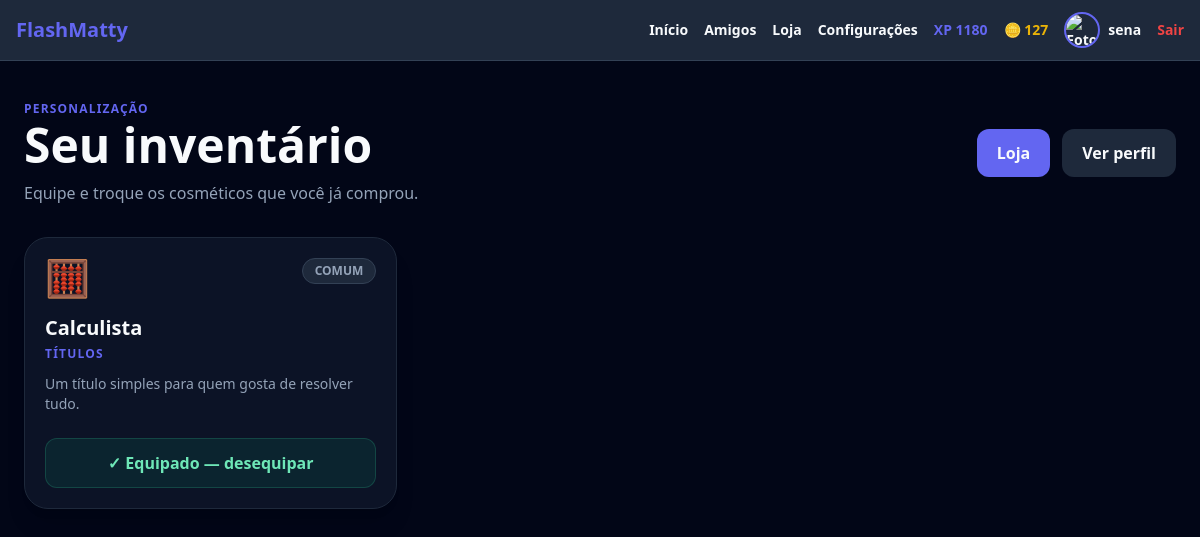
Screenshot of /loja/inventario (signed in) with the database file from the repository.
### models.py (models this page shows, shortened)
class Usuario(UserMixin, db.Model):
    __tablename__ = "usuario"
    id = db.Column(
        db.Integer,
        primary_key=True
    )
    nome = db.Column(
        db.String(80),
        nullable=False
    )
    username = db.Column(
        db.String(40),
        unique=True,
        nullable=False
    )
    senha = db.Column(
        db.String(255),
        nullable=False
    )
    xp = db.Column(
        db.Integer,
        nullable=False,
        default=0
    )
    moedas = db.Column(
        db.Integer,
        nullable=False,
        default=0
    )
    acertos = db.Column(
        db.Integer,
        nullable=False,
        default=0
    )
    erros = db.Column(
        db.Integer,
        nullable=False,
        default=0
    )
    criado_em = db.Column(
        db.DateTime,
        nullable=False,
        default=datetime.utcnow
    )

### loja/routes.py (the view)
@loja_bp.route(
    "/inventario"
)
@login_required
def inventario():
    comprados = (
        ids_comprados(
            current_user.id
        )
    )
    itens = [
        item
        for item in ITENS
        if item["id"]
        in comprados
    ]
    equipados = (
        equipado_por_tipo(
            current_user.id
        )
    )
    return render_template(
        "loja/inventario.html",
        itens=
            itens,
        tipos_label=
            TIPOS_LABEL,
        equipados=
            equipados
    )

### app.py (called while the page is built)
@login_manager.user_loader
def carregar_usuario(user_id):
    try:
        return db.session.get(
            Usuario,
            int(user_id)
        )
    except (
        ValueError,
        TypeError
    ):
        return None

### loja/catalogo.py (called while the page is built)
def obter_item(item_id):
    return ITENS_POR_ID.get(
        str(item_id or "").strip()
    )

### loja/models.py (called while the page is built, shortened)
    @classmethod
    def obter(
        cls,
        usuario_id,
        criar=False
    ):
        usuario_id = int(
            usuario_id
        )
        registro = (
            db.session.get(
                cls,
                usuario_id
            )
        )
        return registro

### loja/routes.py (called while the page is built)
def gerar_csrf_token():
    token = session.get(
        "_loja_csrf_token"
    )
    if not token:
        token = (
            secrets.token_urlsafe(
                32
            )
        )
        session[
            "_loja_csrf_token"
        ] = token
    return token

@loja_bp.app_context_processor
def contexto_loja():
    return {
        "loja_csrf_token":
            gerar_csrf_token,
        "loja_personalizacao":
            personalizacao_publica,
        "loja_tipos_label":
            TIPOS_LABEL,
    }

### loja/services.py (called while the page is built)
def ids_comprados(
    usuario_id
):
    registros = (
        CompraCosmetico.query
        .filter_by(
            usuario_id=
                int(usuario_id)
        )
        .all()
    )
    return {
        registro.item_id
        for registro in registros
    }

def personalizacao_publica(
    usuario_id
):
    registro = (
        PersonalizacaoPerfil.obter(
            usuario_id,
            criar=False
        )
    )
    resultado = {
        tipo: None
        for tipo in TIPOS
    }
    if not registro:
        return resultado
    for tipo, campo in (
        SLOT_POR_TIPO.items()
    ):
        item_id = getattr(
            registro,
            campo,
            None
        )
        if not item_id:
            continue
        item = obter_item(
            item_id
        )
        if (
            item
            and
            item["tipo"] == tipo
        ):
            resultado[
                tipo
            ] = item
    return resultado

def equipado_por_tipo(
    usuario_id
):
    personalizacao = (
        personalizacao_publica(
            usuario_id
        )
    )
    return {
        tipo:
            (
                item["id"]
                if item
                else None
            )
        for tipo, item
        in personalizacao.items()
    }

### templates/loja/inventario.html (shortened to what this page needs)
{% extends "base.html" %}
{% block content %}
<div
    class="
        min-h-screen
        bg-slate-950
        text-white
        px-4
        py-8
        md:py-10
    "
>
    <div class="max-w-6xl mx-auto">
        <div
            class="
                flex
                flex-col
                md:flex-row
                md:items-center
                md:justify-between
                gap-5
            "
        >
            <div>
                <p
                    class="
                        text-indigo-400
                        uppercase
                        tracking-widest
                        font-black
                        text-xs
                    "
                >
                    Personalização
                </p>
                <h1
                    class="
                        text-3xl
                        md:text-5xl
                        font-black
                        mt-1
                    "
                >
                     Seu inventário
                </h1>
                <p
                    class="
                        text-slate-400
                        mt-3
                    "
                >
                    Equipe e troque os cosméticos
                    que você já comprou.
                </p>
            </div>
            <div
                class="
                    flex
                    flex-wrap
                    gap-3
                "
            >
                <a
                    href="{{ url_for('loja.index') }}"
                    class="
                        rounded-xl
                        bg-indigo-600
                        hover:bg-indigo-500
                        px-5
                        py-3
                        font-black
                        transition
                    "
                >
                     Loja
                </a>
                <a
                    href="{{ url_for(
                        'social.perfil',
                        username=current_user.username
                    ) }}"
                    class="
                        rounded-xl
                        bg-slate-800
                        hover:bg-slate-700
                        px-5
                        py-3
                        font-black
                        transition
                    "
                >
                     Ver perfil
                </a>
            </div>
        </div>
        {% if itens %}
        <div
            class="
                grid
                sm:grid-cols-2
                lg:grid-cols-3
                gap-4
                mt-8
            "
        >
            {% for item in itens %}
            <article
                class="
                    rounded-3xl
                    border
                    border-slate-800
                    bg-slate-900/80
                    p-5
                    shadow-xl
                "
            >
                <div
                    class="
                        flex
                        items-start
                        justify-between
                        gap-4
                    "
                >
                    <div class="text-4xl">
                        {{ item.icone }}
                    </div>
                    <span
                        class="
                            rounded-full
                            border
                            border-slate-700
                            bg-slate-800
                            px-3
                            py-1
                            text-xs
                            font-black
                            uppercase
                            {% if item.raridade == 'raro' %}
                                text-cyan-300
                            {% elif item.raridade == 'epico' %}
                                text-purple-300
                            {% elif item.raridade == 'lendario' %}
                                text-yellow-300
                            {% elif item.raridade == 'mitico' %}
                                text-pink-300
                            {% else %}
                                text-slate-300
                            {% endif %}
                        "
                    >
                        {{ item.raridade }}
                    </span>
                </div>
                <h2
                    class="
                        text-xl
                        font-black
                        mt-4
                    "
                >
                    {{ item.nome }}
                </h2>
                <p
                    class="
                        text-indigo-300
                        text-xs
                        font-black
                        uppercase
                        tracking-widest
                        mt-1
                    "
                >
                    {{ tipos_label[item.tipo] }}
                </p>
                <p
                    class="
                        text-slate-400
                        text-sm
                        mt-3
                        min-h-11
                    "
                >
                    {{ item.descricao }}
                </p>
                {% if equipados[item.tipo] == item.id %}
                <form
                    method="POST"
                    action="{{ url_for(
                        'loja.desequipar',
                        tipo=item.tipo
                    ) }}"
                    class="mt-5"
                >
                    <button
                        type="submit"
                        class="
                            w-full
                            rounded-xl
                            bg-emerald-500/10
                            hover:bg-red-500/10
                            border
                            border-emerald-400/20
                            hover:border-red-400/20
                            text-emerald-300
                            hover:text-red-300
                            px-4
                            py-3
                            font-black
                            transition
                        "
                    >
                        ✓ Equipado — desequipar
                    </button>
                </form>
                {% endif %}
            </article>
            {% endfor %}
        </div>
        {% endif %}
    </div>
</div>
{% endblock %}

### templates/base.html (shortened to what this page needs)
<!DOCTYPE html>
<html lang="pt-BR">
<head>
    <script src="https://cdn.tailwindcss.com"></script>
</head>
<body
    class="
        app-body
        min-h-screen
    "
>
{% if current_user.is_authenticated %}
<header
    class="
        app-header
        border-b
        sticky
        top-0
        z-50
        backdrop-blur-xl
    "
>
    <div
        class="
            max-w-7xl
            mx-auto
            px-4
            py-3
            flex
            flex-wrap
            gap-4
            items-center
            justify-between
        "
    >
        <a
            href="{{ url_for('dashboard') }}"
            class="
                app-logo
                font-black
                text-xl
                transition
            "
        >
            FlashMatty
        </a>
        <nav
            class="
                flex
                flex-wrap
                items-center
                justify-end
                gap-3
                sm:gap-4
                text-sm
                font-bold
            "
        >
            <a
                href="{{ url_for('dashboard') }}"
                class="app-nav-link transition"
            >
                Início
            </a>
            <a
                href="{{ url_for('social.amigos') }}"
                class="
                    app-nav-link
                    relative
                    transition
                "
            >
                Amigos
            </a>
            <a
                href="{{ url_for('loja.index') }}"
                class="
                    app-nav-link
                    transition
                "
                title="Loja"
            >
                <span class="">
                    Loja
                </span>
            </a>
            <a
                href="{{ url_for('configuracoes') }}"
                class="
                    app-nav-link
                    transition
                "
                title="Configurações"
            >
                <span class="">
                    Configurações
                </span>
            </a>
            <span
                class="
                    text-indigo-500
                    whitespace-nowrap
                "
            >
                XP {{ current_user.xp or 0 }}
            </span>
            <span
                class="
                    text-yellow-500
                    whitespace-nowrap
                "
            >
                🪙 {{ current_user.moedas or 0 }}
            </span>
            <a
                href="{{ url_for(
                    'social.perfil',
                    username=current_user.username
                ) }}"
                class="
                    app-nav-link
                    flex
                    items-center
                    gap-2
                    transition
                "
            >
                <img
                    src="{{ url_for(
                        'social.foto_perfil',
                        usuario_id=current_user.id
                    ) }}"
                    alt="Foto de {{ current_user.nome }}"
                    class="
                        app-avatar
                        w-9
                        h-9
                        rounded-full
                        object-cover
                        border-2
                    "
                >
                <span class="hidden sm:inline">
                    {{ current_user.nome }}
                </span>
            </a>
            <a
                href="{{ url_for('logout') }}"
                class="
                    text-red-500
                    hover:text-red-400
                    transition
                "
            >
                Sair
            </a>
        </nav>
    </div>
</header>
{% endif %}
<main>
    {% block content %}
    {% endblock %}
</main>
</body>
</html>

### templates/base.html (style rules this page uses)
:root { --fm-primary: #6366f1; --fm-bg: #0f172a; --fm-card: #1e293b; --fm-surface: #334155; --fm-text: #f8fafc; --fm-muted: #94a3b8; --fm-border: #334155; --fm-on-primary: #ffffff; }
html, body { transition: background-color .20s ease, color .20s ease; }
body { background-color: var(--fm-bg) !important; color: var(--fm-text) !important; }
.app-header { background-color: var(--fm-card) !important; border-color: var(--fm-border) !important; color: var(--fm-text) !important; }
.app-logo { color: var(--fm-primary) !important; }
.app-nav-link { color: var(--fm-text) !important; }
.app-avatar { border-color: var(--fm-primary) !important; }
.bg-white, .bg-slate-800 { background-color: var(--fm-card) !important; }
.text-slate-300, .text-slate-400, .text-slate-500, .text-slate-600 { color: var(--fm-muted) !important; }
.text-white { color: var(--fm-text) !important; }
.border-slate-100, .border-slate-200, .border-slate-300, .border-slate-600, .border-slate-700 { border-color: var(--fm-border) !important; }
.bg-indigo-500, .bg-indigo-600, .bg-indigo-700 { background-color: var(--fm-primary) !important; }
.text-indigo-300, .text-indigo-400, .text-indigo-500, .text-indigo-600, .text-indigo-700 { color: var(--fm-primary) !important; }
html[data-theme="dark"] { color-scheme: dark; }
html:not(.reduzir-animacoes) { scroll-behavior: smooth; }

### rows the page displays
Usuario: xp "1180", moedas "127", nome "sena"

### other values shown
{{ item.icone }} "🧮"
{{ item.raridade }} "COMUM"
{{ item.nome }} "Calculista"
{{ tipos_label[item.tipo] }} "TÍTULOS"
{{ item.descricao }} "Um título simples para quem gosta de resolver tudo."
